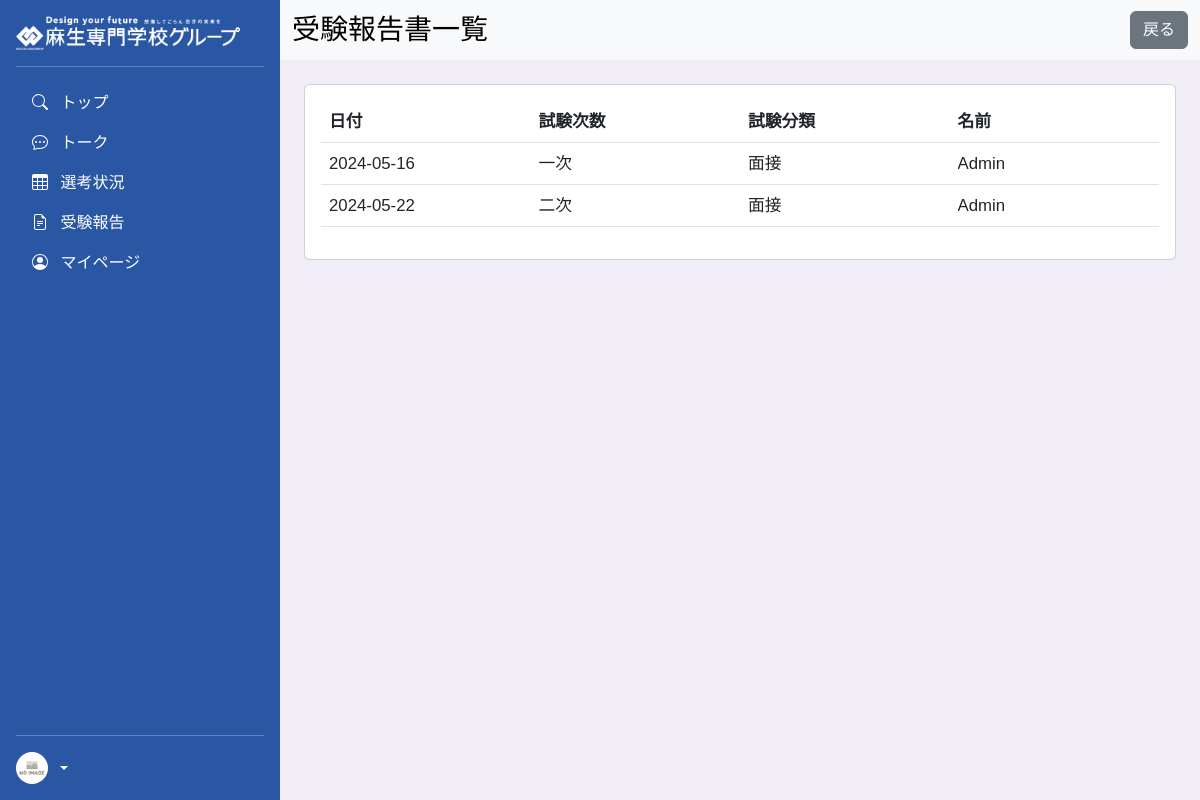
Screenshot of /PHP/report-list.php?company_id=2 with the database file from the repository.
### tables this page shows
CREATE TABLE Exam_Reports(
    report_id INT auto_increment,
    company_id INT NOT NULL,
    company_name VARCHAR(70) NOT NULL,
    company_location VARCHAR(70) NOT NULL,
    student_number CHAR(7) NOT NULL,
    school_name VARCHAR(30) NOT NULL,
    course_name VARCHAR(30) NOT NULL,
    exam_date DATE NOT NULL,
    application_method VARCHAR(30) NOT NULL,
    exam_type VARCHAR(30) NOT NULL,
    exam_step VARCHAR(30) NOT NULL,
    exam_content VARCHAR(400),
    impression VARCHAR(400),
    remarks VARCHAR(400),
    PRIMARY KEY(report_id),
    FOREIGN KEY(company_id) REFERENCES Companies(company_id),
    FOREIGN KEY(student_number) REFERENCES Users(student_number)
);

CREATE TABLE Users(
    student_number CHAR(7),
    school_id CHAR(2) NOT NULL,
    course_id CHAR(5) NOT NULL,
    user_name VARCHAR(60) NOT NULL,
    password VARCHAR(255) NOT NULL,
    gender CHAR(1),
    address CHAR(5),
    birthday DATE,
    graduate_date DATE,
    job_hunt BOOLEAN,
    job_offer BOOLEAN,
    nickname VARCHAR(30),
    profile_img VARCHAR(100),
    my_comment VARCHAR(500),
    desire_state_prefecture CHAR(2),
    desire_state_industry CHAR(2),
    desire_state_jobtype CHAR(2),
    PRIMARY KEY(student_number),
    FOREIGN KEY(school_id) REFERENCES Schools(school_id),
    FOREIGN KEY(course_id) REFERENCES Courses(course_id),
    FOREIGN KEY(address) REFERENCES Prefectures(prefecture_id),
    FOREIGN KEY(desire_state_prefecture) REFERENCES Prefectures(prefecture_id),
    FOREIGN KEY(desire_state_industry) REFERENCES Industries(industry_id),
    FOREIGN KEY(desire_state_jobtype) REFERENCES JobTypes(job_id)
);

### PHP/report-list.php (the view, shortened to what this page needs)
<!doctype html>
<html lang="ja" data-bs-theme="auto">
<head>
    <link rel="stylesheet" href="../CSS/reset.css"/>
    <link href="https://cdn.jsdelivr.net/npm/bootstrap@5.3.0/dist/css/bootstrap.min.css" rel="stylesheet">
    <link href="../CSS/sidebars.css" rel="stylesheet">
    <?php require 'db-connect.php'; ?>
    <link href="../CSS/common.css" rel="stylesheet">
</head>
<body>
    <div class="wrapper">
      <?php require 'sidebars.php'; ?>
        <main class="container-fluid main-content" style="padding: 0;">
<nav class="navbar navbar-expand-lg navbar-light bg-light sticky-top">
  <div class="container-fluid">
    <div class="navbar-brand">
        <h3 class="mb-0 text-wrap">受験報告書一覧</h3>
    </div>
    <div class="ms-auto d-flex">
        <button class="btn btn-secondary text-nowrap" onclick="history.back()">戻る</button>
    </div>
  </div>
</nav>
<div class="px-4 py-4" style="min-height: calc(100% - 100px);">
<div class="card px-3 py-3" style="overflow: hidden;">
<?php
if(isset($_GET['company_id'])){
  $company_id=$_GET['company_id'];
  $reports = $pdo->prepare('SELECT A.report_id,A.exam_date,A.exam_step,A.exam_type,B.user_name FROM Exam_Reports AS A LEFT JOIN Users AS B ON A.student_number = B.student_number WHERE company_id = ?');
  $reports->execute([$company_id]);
  $reports = $reports->fetchAll();
  echo '<div>';
  echo '<table class="table table-hover report-table" style="width:100%;table-layout:fixed;">';
  echo '<thead>';
  echo '<tr>';
  echo '<th scope="col" class="txt-limit1" style="width:25%;">日付</th>';
  echo '<th scope="col" class="txt-limit1" style="width:25%;">試験次数</th>';
  echo '<th scope="col" class="txt-limit1" style="width:25%;">試験分類</th>';
  echo '<th scope="col" class="txt-limit1" style="width:25%;">名前</th>';
  echo '</tr>';
  echo '</thead>';
  echo '<tbody>';
  if(!empty($reports)){
    foreach($reports as $row){
      echo '<tr data-href="report-show.php?report_id=',$row['report_id'],'">';
      echo '<td scope="col" style="width:25%;"><div class="txt-limit1">',$row['exam_date'],'</div></td>';
      echo '<td style="width:25%;"><div class="txt-limit1">',$row['exam_step'],'</div></td>';
      echo '<td style="width:25%;"><div class="txt-limit1">',$row['exam_type'],'</div></td>';
      echo '<td style="width:25%;"><div class="txt-limit1">',$row['user_name'],'</div></td>';
      echo '</tr>';
    }
  }else{
    echo '<tr><td colspan="4">該当企業の受験報告書はありません。</td></tr>';
  }
  echo '</tbody>';
  echo '</table>';
  echo '</div>';
}else{
  echo '<h3>該当する企業が見つかりませんでした。</h3>';
}
?>
</div>
</div>
        </main>
    </div>
</body>
</html>

### CSS/sidebars.css (style rules this page uses)
body { min-height: -webkit-fill-available; }
html { height: -webkit-fill-available; }
.wrapper { height: 100vh; width: 100vw; display: flex; flex-wrap: nowrap; overflow-x: hidden; overflow-y: hidden; }
.main-content { height: 100vh; height: -webkit-fill-available; flex-shrink: 1; overflow-y: auto; background-color: #f0edf7; }

### CSS/common.css (style rules this page uses)
body { font-family:Google Sans,arial,sans-serif-medium,sans-serif; }
.txt-limit1 { width: 100%; white-space: nowrap; overflow: hidden; text-overflow: ellipsis; }

### PHP/report-list.php (style rules this page uses)
.report-table { max-width: 100%; font-size: 3vw; }
@media (min-width: 768px) { .report-table { font-size: 1.4vw; } }

### rows the page displays
exam_reports: exam_date "2024-05-16", exam_step "一次", exam_type "面接", student_number.user_name "Admin"
exam_reports: exam_date "2024-05-22", exam_step "二次", exam_type "面接", student_number.user_name "Admin"
